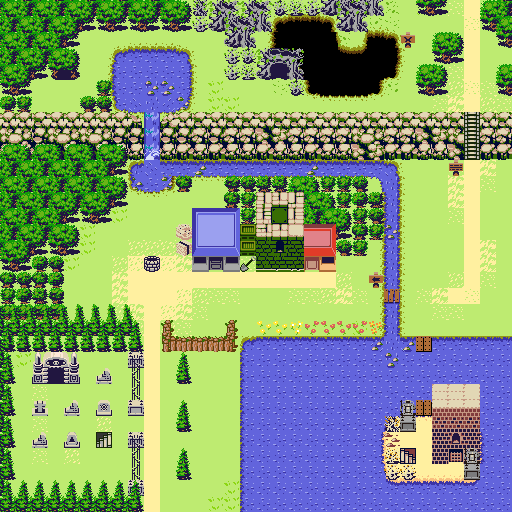

This is a level from a 2D game, rendered from its Tiled map with the project's own tilesets. A one-line summary and the map file follow, with tile-layer data summarised:
An orthogonal 32x32 tile map with 16x16 px tiles, 6 tile layers (Water, Water Rocks, Grass, Grass Mod, ...).

<map version="1.2" tiledversion="1.2.4" orientation="orthogonal" renderorder="right-down" width="32" height="32" tilewidth="16" tileheight="16" infinite="0" nextlayerid="7" nextobjectid="1">
 <tileset firstgid="1" name="Overworld" tilewidth="16" tileheight="16" tilecount="4096" columns="64">
  <image source="../Environments/Overworld.png" width="1024" height="1024" />
  <tile id="8">
   <animation>
    <frame tileid="576" duration="100" />
    <frame tileid="577" duration="100" />
   </animation>
  </tile>
  <tile id="11">
   <animation>
    <frame tileid="580" duration="100" />
    <frame tileid="581" duration="100" />
   </animation>
  </tile>
  <tile id="14">
   <animation>
    <frame tileid="14" duration="100" />
    <frame tileid="15" duration="100" />
    <frame tileid="16" duration="100" />
    <frame tileid="78" duration="100" />
    <frame tileid="79" duration="100" />
    <frame tileid="80" duration="100" />
   </animation>
  </tile>
  <tile id="74">
   <animation>
    <frame tileid="578" duration="100" />
    <frame tileid="579" duration="100" />
   </animation>
  </tile>
  <tile id="140">
   <animation>
    <frame tileid="139" duration="100" />
    <frame tileid="140" duration="100" />
   </animation>
  </tile>
  <tile id="204">
   <animation>
    <frame tileid="203" duration="100" />
    <frame tileid="204" duration="100" />
   </animation>
  </tile>
  <tile id="206">
   <animation>
    <frame tileid="206" duration="100" />
    <frame tileid="207" duration="100" />
    <frame tileid="208" duration="100" />
    <frame tileid="270" duration="100" />
    <frame tileid="271" duration="100" />
    <frame tileid="272" duration="100" />
   </animation>
  </tile>
  <tile id="268">
   <animation>
    <frame tileid="268" duration="100" />
    <frame tileid="267" duration="100" />
   </animation>
  </tile>
  <tile id="332">
   <animation>
    <frame tileid="332" duration="100" />
    <frame tileid="331" duration="100" />
   </animation>
  </tile>
  <tile id="396">
   <animation>
    <frame tileid="460" duration="100" />
    <frame tileid="459" duration="100" />
   </animation>
  </tile>
  <tile id="397">
   <animation>
    <frame tileid="397" duration="100" />
    <frame tileid="398" duration="100" />
    <frame tileid="399" duration="100" />
    <frame tileid="400" duration="100" />
   </animation>
  </tile>
  <tile id="460">
   <animation>
    <frame tileid="460" duration="100" />
    <frame tileid="459" duration="100" />
   </animation>
  </tile>
  <tile id="461">
   <animation>
    <frame tileid="461" duration="100" />
    <frame tileid="462" duration="100" />
    <frame tileid="463" duration="100" />
    <frame tileid="464" duration="100" />
   </animation>
  </tile>
  <tile id="524">
   <animation>
    <frame tileid="524" duration="100" />
    <frame tileid="523" duration="100" />
   </animation>
  </tile>
  <tile id="525">
   <animation>
    <frame tileid="525" duration="100" />
    <frame tileid="526" duration="100" />
    <frame tileid="527" duration="100" />
    <frame tileid="528" duration="100" />
   </animation>
  </tile>
  <tile id="588">
   <animation>
    <frame tileid="588" duration="100" />
    <frame tileid="587" duration="100" />
   </animation>
  </tile>
  <tile id="589">
   <animation>
    <frame tileid="589" duration="100" />
    <frame tileid="590" duration="100" />
    <frame tileid="591" duration="100" />
    <frame tileid="592" duration="100" />
   </animation>
  </tile>
 </tileset>
 <layer id="2" name="Water" width="32" height="32">
  <data>[1024 cells, 1024 non-empty, 7 distinct tile ids]</data>
 </layer>
 <layer id="4" name="Water Rocks" width="32" height="32">
  <data>[1024 cells, 12 non-empty, 8 distinct tile ids]</data>
 </layer>
 <layer id="1" name="Grass" width="32" height="32">
  <data>[1024 cells, 998 non-empty, 72 distinct tile ids]</data>
 </layer>
 <layer id="3" name="Grass Mod" width="32" height="32">
  <data>[1024 cells, 51 non-empty, 7 distinct tile ids]</data>
 </layer>
 <layer id="5" name="Doodads" width="32" height="32">
  <data>[1024 cells, 269 non-empty, 97 distinct tile ids]</data>
 </layer>
 <layer id="6" name="Doodads 2" width="32" height="32">
  <data>[1024 cells, 193 non-empty, 67 distinct tile ids]</data>
 </layer>
</map>
